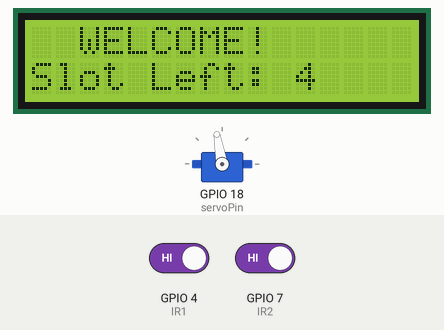
Bench run of a sketch on a simulated ESP32-S3. Parts: 16×2 character LCD, servo. The test bench sets the inputs (shaded band); at power-on: GPIO 4 (IR1) HIGH, GPIO 7 (IR2) HIGH.

Above: at 3.2 s.
3.3 s: GPIO 4 (IR1) driven LOW
At 4.5 s:
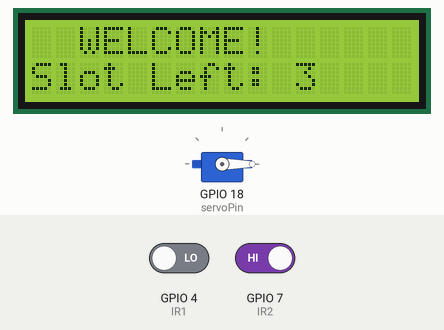
4.8 s: GPIO 7 (IR2) driven LOW
At 6.4 s:
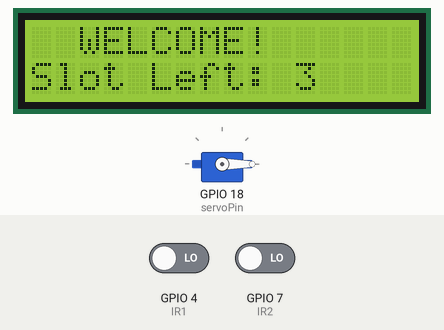
7.8 s: GPIO 4 (IR1) driven HIGH
At 9.3 s:
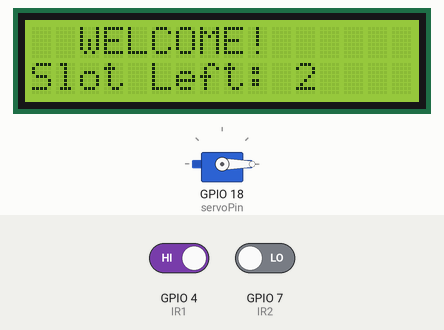
Timing chart, 0 to 10.8 s (numbered marks = the images above; inputs shaded):
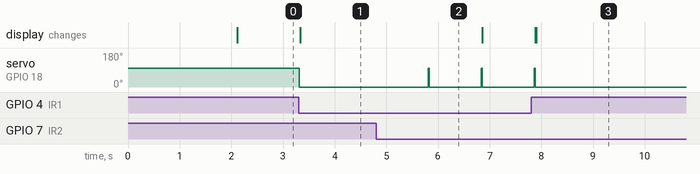

The sketch:

Automatic_Car_Parking_System.ino
```cpp
#include <Wire.h>
#include <LiquidCrystal_I2C.h>
#include <ESP32Servo.h>

LiquidCrystal_I2C lcd(0x27, 16, 2);
Servo myservo1;
int IR1 = 4;    // IR Sensor 1
int IR2 = 7;    // IR Sensor 2
int Slot = 4;   // Enter Total number of parking Slots
int flag1 = 0;
int flag2 = 0;
int servoPin = 18;  // GPIO18 for servo control

void setup()
{
  Wire.begin();
  lcd.begin(16, 2);
  lcd.backlight();
  pinMode(IR1, INPUT_PULLUP);
  pinMode(IR2, INPUT_PULLUP);
  myservo1.attach(servoPin);
  myservo1.write(100);
  lcd.setCursor(0, 0);
  lcd.print("   ARDUINO  ");
  lcd.setCursor(0, 1);
  lcd.print(" PARKING SYSTEM ");
  delay(2000);
  lcd.clear();
}

void loop()
{
  if (digitalRead(IR1) == LOW && flag1 == 0)
  {
    if (Slot > 0)
    {
      flag1 = 1;
      if (flag2 == 0)
      {
        myservo1.write(0);
        Slot = Slot - 1;
      }
    }
    else
    {
      lcd.setCursor(0, 0);
      lcd.print("  SORRY :(  ");
      lcd.setCursor(0, 1);
      lcd.print(" Parking Full ");
      delay(3000);
      lcd.clear();
    }
  }

  if (digitalRead(IR2) == LOW && flag2 == 0)
  {
    flag2 = 1;
    if (flag1 == 0)
    {
      myservo1.write(0);
      Slot = Slot + 1;
    }
  }

  if (flag1 == 1 && flag2 == 1)
  {
    delay(1000);
    myservo1.write(100);
    flag1 = 0;
    flag2 = 0;
  }

  lcd.setCursor(0, 0);
  lcd.print("  WELCOME!  ");
  lcd.setCursor(0, 1);
  lcd.print("Slot Left: ");
  lcd.print(Slot);
}
```

Measured:
- after the input at 3.3 s, servo on GPIO 18 (servoPin): 100° → 0° at once; the display: changes at once (image 1)
- after the input at 4.8 s, servo on GPIO 18 (servoPin): alternates 100° for 0.02 s and 0° for 1.0 s, starting after 1.0 s
- after the input at 7.8 s, servo on GPIO 18 (servoPin): goes on until 7.9 s, then stays 0°
